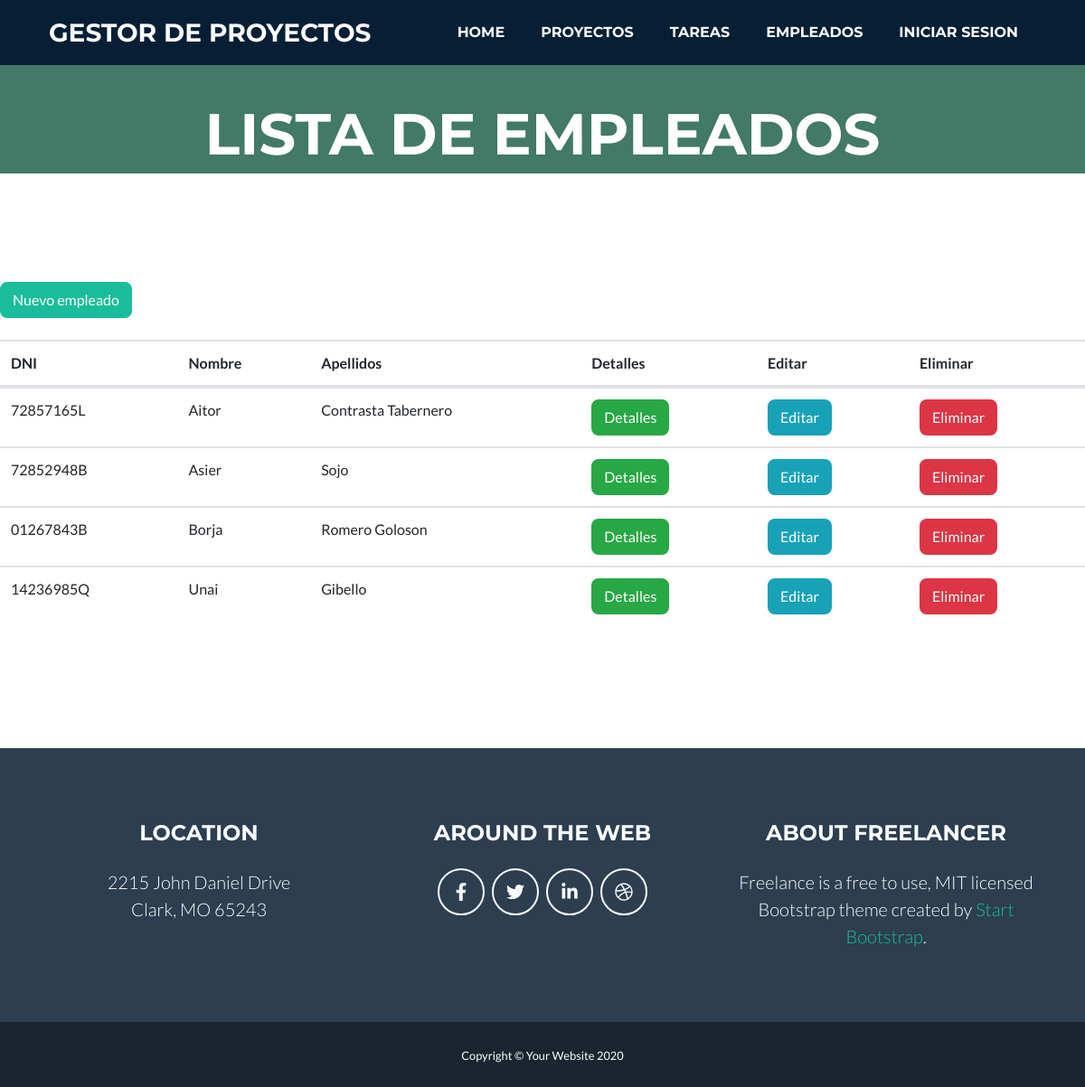
The page /appGestorProyectos/empleados/ on the database as committed earlier.
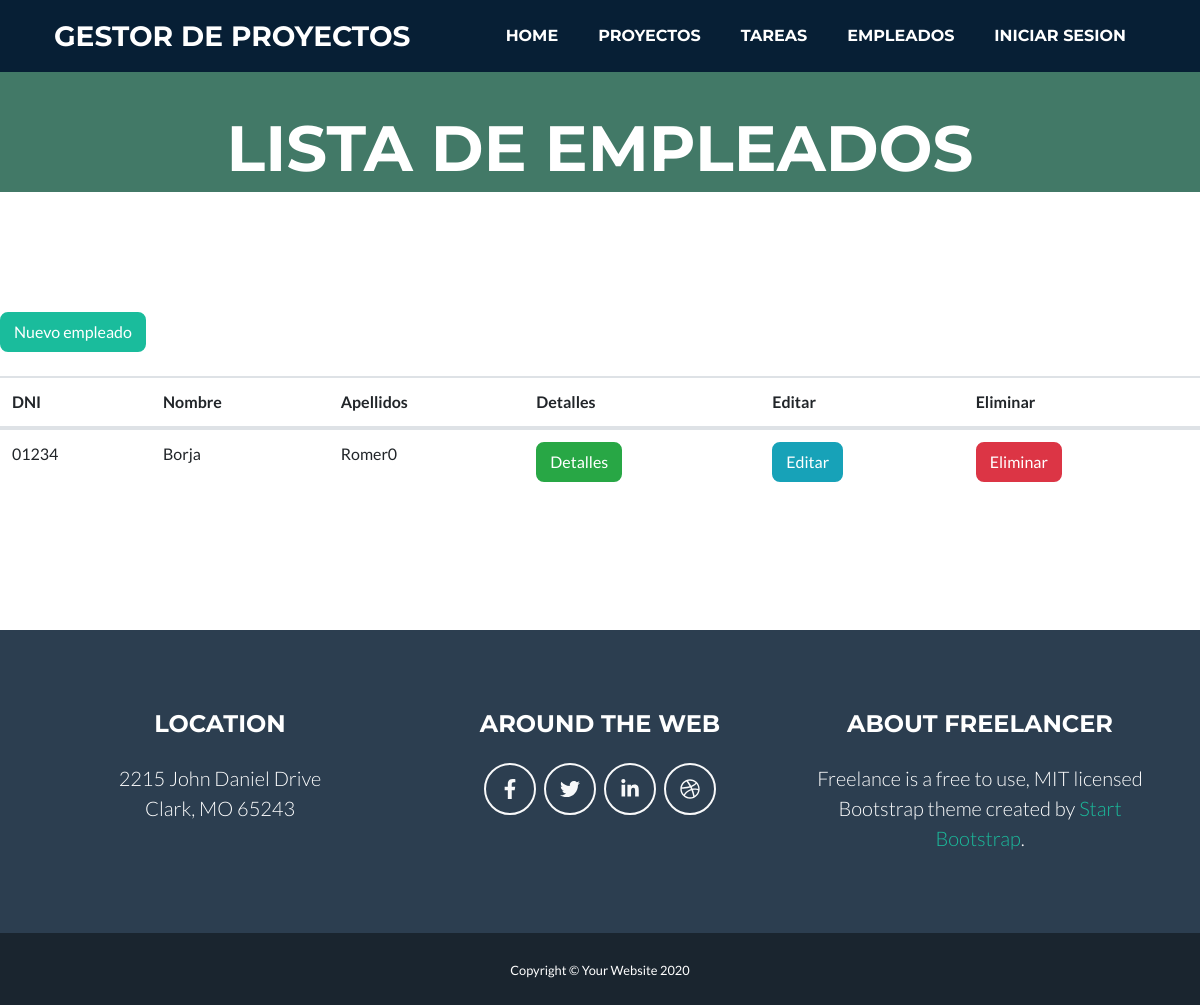
The same page on the database as committed later.
### appGestorProyectos/models.py (models this page shows, shortened)
class Empleado(models.Model):
    dni = models.CharField(max_length=9)
    nombre = models.CharField(max_length=50)
    apellidos = models.CharField(max_length=150)
    email = models.EmailField(max_length=254)
    telefono = models.IntegerField(default=0)

### appGestorProyectos/views.py (the view)
# urls.py: path('empleados/', views.EmpleadoListView.as_view(), name='empleado_list'),
class EmpleadoListView(ListView):
    model = Empleado
    queryset = Empleado.objects.order_by('nombre')
    template_name = "empleado_list.html"
    def get_context_data(self, **kwargs):
        context = super(EmpleadoListView, self).get_context_data(**kwargs)
        context['titulo_pagina'] = 'Listado de empleados'
        return context

### appGestorProyectos/templates/empleado_list.html
{% extends 'index.html' %}
{% load static %}
{% block header %}
    <header class="masthead bg-primary text-white text-center">
        <div class="container d-flex align-items-center flex-column">
            <h1 class="masthead-heading text-uppercase mb-0">Lista de empleados</h1>
        </div>
    </header>
{% endblock %}
{% block main %}
<br>
<a class="btn btn-primary" href="{% url 'empleado_form' %}">Nuevo empleado</a>
<br>
<br>
<div>
    <table class="table">
        <thead>
            <tr>
                <th>DNI</th>
                <th>Nombre</th>
                <th>Apellidos</th>
                <th>Detalles</th>
                <th>Editar</th>
                <th>Eliminar</th>
            </tr>
        </thead>
        <tbody>
            {% for empleado in empleado_list %}
            <tr>
                <td>{{ empleado.dni }}</td>
                <td>{{ empleado.nombre }}</td>
                <td>{{ empleado.apellidos }}</td>
                <td><a class="btn btn-success" href="{% url 'empleado' empleado.id %}">Detalles</a> </td>
                <td><a class="btn btn-info" href="{% url 'empleado_update' empleado.id %}">Editar</a> </td>
                <td><a class="btn btn-danger" href="{% url 'empleado_delete' empleado.id %}">Eliminar</a> </td>
            </tr>
            {% endfor %}
        </tbody>
    </table>
    <br>
</div>
{% endblock %}

### appGestorProyectos/templates/index.html (shortened to what this page needs)
{% load static i18n %}
<!DOCTYPE html>
<html lang="en">
    <head>
        {% block css %}
        <link href="{% static 'css/styles.css' %}" rel="stylesheet" />
        {% endblock %}
    </head>
    <body id="page-top">
        <nav class="navbar navbar-expand-lg bg-secondary text-uppercase fixed-top" id="mainNav">
            <div class="container">
                <a class="navbar-brand js-scroll-trigger" href="{% url 'home' %}">Gestor de proyectos</a>
                <div class="collapse navbar-collapse" id="navbarResponsive">
                    <ul class="navbar-nav ml-auto">
                        <li class="nav-item mx-0 mx-lg-1"><a class="nav-link py-3 px-0 px-lg-3 rounded js-scroll-trigger" href="{% url 'home' %}">HOME</a></li>
                        <li class="nav-item mx-0 mx-lg-1"><a class="nav-link py-3 px-0 px-lg-3 rounded js-scroll-trigger" href="{% url 'proyecto_list' %}">PROYECTOS</a></li>
                        <li class="nav-item mx-0 mx-lg-1"><a class="nav-link py-3 px-0 px-lg-3 rounded js-scroll-trigger" href="{% url 'tarea_list' %}">TAREAS</a></li>
                        <li class="nav-item mx-0 mx-lg-1"><a class="nav-link py-3 px-0 px-lg-3 rounded js-scroll-trigger" href="{% url 'empleado_list' %}">EMPLEADOS</a></li>
                        {% if user.is_authenticated %}
                            <li class="fontsizee nav-item mx-0 mx-lg-1"><a class="nav-link py-3 px-0 px-lg-3 rounded js-scroll-trigger" href="#">{{ user.username }}</a> </li>
                            <li class="fontsizee nav-item mx-0 mx-lg-1"><a class="nav-link py-3 px-0 px-lg-3 rounded js-scroll-trigger" href="{% url 'logout' %}">LOG OUT</a></li>
                        {% else %}
                            <li class="nav-item mx-0 mx-lg-1"><a class="nav-link py-3 px-0 px-lg-3 rounded js-scroll-trigger" href="{% url 'login' %}">INICIAR SESION</a></li>
                        {% endif %}
                    </ul>
                </div>
            </div>
        </nav>
        {% block header %}
        {% endblock %}
        <section class="page-section portfolio" id="portfolio">
        {% block main %}
        {% endblock %}
        </section>
        <footer class="footer text-center">
            <div class="container">
                <div class="row">
                    <div class="col-lg-4 mb-5 mb-lg-0">
                        <h4 class="text-uppercase mb-4">Location</h4>
                        <p class="lead mb-0">2215 John Daniel Drive<br />Clark, MO 65243</p>
                    </div>
                    <div class="col-lg-4 mb-5 mb-lg-0">
                        <h4 class="text-uppercase mb-4">Around the Web</h4>
                        <a class="btn btn-outline-light btn-social mx-1" href="#"><i class="fab fa-fw fa-facebook-f"></i></a><a class="btn btn-outline-light btn-social mx-1" href="#"><i class="fab fa-fw fa-twitter"></i></a><a class="btn btn-outline-light btn-social mx-1" href="#"><i class="fab fa-fw fa-linkedin-in"></i></a><a class="btn btn-outline-light btn-social mx-1" href="#"><i class="fab fa-fw fa-dribbble"></i></a>
                    </div>
                    <div class="col-lg-4">
                        <h4 class="text-uppercase mb-4">About Freelancer</h4>
                        <p class="lead mb-0">Freelance is a free to use, MIT licensed Bootstrap theme created by <a href="http://startbootstrap.com">Start Bootstrap</a>.</p>
                    </div>
                </div>
            </div>
        </footer>
        <section class="copyright py-4 text-center text-white">
            <div class="container"><small>Copyright © Your Website 2020</small></div>
        </section>
    </body>
</html>

Rows that differ between the two databases and show on the page:
removed Empleado: dni "72857165L", nombre "Aitor", apellidos "Contrasta Tabernero"
removed Empleado: dni "72852948B", nombre "Asier", apellidos "Sojo"
removed Empleado: dni "01267843B", nombre "Borja", apellidos "Romero Goloson"
removed Empleado: dni "14236985Q", nombre "Unai", apellidos "Gibello"
added Empleado: dni "01234", nombre "Borja", apellidos "Romer0"
